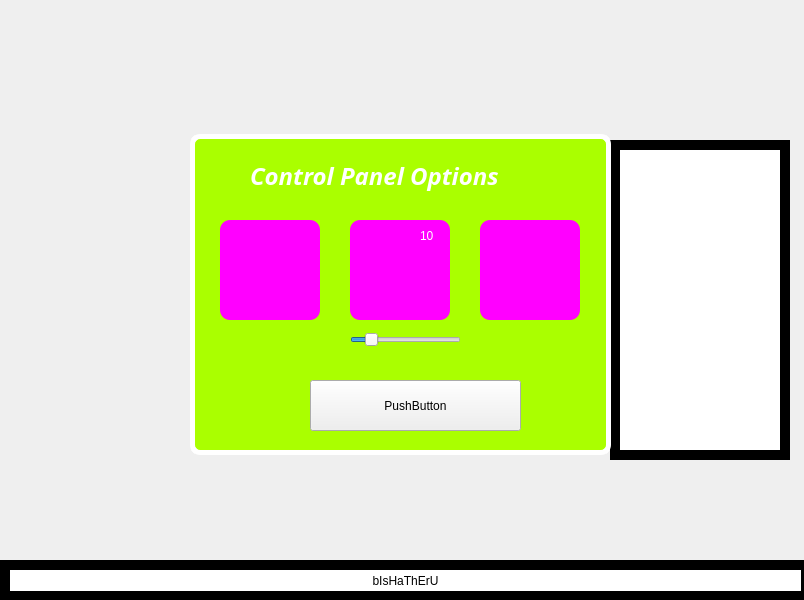
<?xml version="1.0" encoding="UTF-8"?>
<ui version="4.0">
 <class>MainWindow</class>
 <widget class="QMainWindow" name="MainWindow">
  <property name="geometry">
   <rect>
    <x>0</x>
    <y>0</y>
    <width>804</width>
    <height>600</height>
   </rect>
  </property>
  <property name="windowTitle">
   <string>MainWindow</string>
  </property>
  <widget class="QWidget" name="centralwidget">
   <widget class="QLabel" name="label">
    <property name="geometry">
     <rect>
      <x>0</x>
      <y>0</y>
      <width>800</width>
      <height>600</height>
     </rect>
    </property>
    <property name="text">
     <string/>
    </property>
    <property name="pixmap">
     <pixmap>resources/background.jpg</pixmap>
    </property>
    <property name="scaledContents">
     <bool>true</bool>
    </property>
   </widget>
   <widget class="QPushButton" name="MONITORING">
    <property name="geometry">
     <rect>
      <x>220</x>
      <y>220</y>
      <width>100</width>
      <height>100</height>
     </rect>
    </property>
    <property name="autoFillBackground">
     <bool>false</bool>
    </property>
    <property name="styleSheet">
     <string notr="true">QPushButton#MONITORING{
	background-color: rgb(255, 0, 255);
	border-radius: 10px;

} 

QPushButton#MONITORING:hover{
	background-color: rgb(0, 255, 0);
	

} </string>
    </property>
    <property name="text">
     <string/>
    </property>
    <property name="icon">
     <iconset>
      <normaloff>resources/icons/away22.png</normaloff>resources/icons/away22.png</iconset>
    </property>
    <property name="iconSize">
     <size>
      <width>60</width>
      <height>60</height>
     </size>
    </property>
    <property name="checkable">
     <bool>false</bool>
    </property>
    <property name="autoRepeat">
     <bool>true</bool>
    </property>
    <property name="autoExclusive">
     <bool>false</bool>
    </property>
    <property name="autoDefault">
     <bool>true</bool>
    </property>
    <property name="default">
     <bool>true</bool>
    </property>
    <property name="flat">
     <bool>true</bool>
    </property>
   </widget>
   <widget class="QPushButton" name="VOLUME">
    <property name="geometry">
     <rect>
      <x>350</x>
      <y>220</y>
      <width>100</width>
      <height>100</height>
     </rect>
    </property>
    <property name="styleSheet">
     <string notr="true">QPushButton#VOLUME{
	background-color: rgb(255, 0, 255);
	border-radius: 10px;
} 

QPushButton#VOLUME:hover{
	background-color: rgb(0, 255, 0);
	
} </string>
    </property>
    <property name="text">
     <string/>
    </property>
    <property name="icon">
     <iconset>
      <normaloff>resources/icons/volume.png</normaloff>resources/icons/volume.png</iconset>
    </property>
    <property name="iconSize">
     <size>
      <width>60</width>
      <height>60</height>
     </size>
    </property>
   </widget>
   <widget class="QPushButton" name="EXIT">
    <property name="geometry">
     <rect>
      <x>480</x>
      <y>220</y>
      <width>100</width>
      <height>100</height>
     </rect>
    </property>
    <property name="styleSheet">
     <string notr="true">QPushButton#EXIT{
	background-color: rgb(255, 0, 255);
	border-radius: 10px;
} 

QPushButton#EXIT:hover{
	background-color: rgb(0, 255, 0);
	
} </string>
    </property>
    <property name="text">
     <string/>
    </property>
    <property name="icon">
     <iconset>
      <normaloff>resources/icons/button_cancel.png</normaloff>resources/icons/button_cancel.png</iconset>
    </property>
    <property name="iconSize">
     <size>
      <width>60</width>
      <height>60</height>
     </size>
    </property>
   </widget>
   <widget class="QSlider" name="horizontalSlider">
    <property name="geometry">
     <rect>
      <x>120</x>
      <y>570</y>
      <width>84</width>
      <height>15</height>
     </rect>
    </property>
    <property name="minimum">
     <number>1</number>
    </property>
    <property name="maximum">
     <number>97</number>
    </property>
    <property name="sliderPosition">
     <number>15</number>
    </property>
    <property name="orientation">
     <enum>Qt::Horizontal</enum>
    </property>
   </widget>
   <widget class="QLabel" name="VOLUMELEVEL">
    <property name="geometry">
     <rect>
      <x>420</x>
      <y>220</y>
      <width>41</width>
      <height>31</height>
     </rect>
    </property>
    <property name="styleSheet">
     <string notr="true">color: rgb(255, 255, 255);
font: 14pt bold &quot;MS Shell Dlg 2&quot;;</string>
    </property>
    <property name="text">
     <string>10</string>
    </property>
   </widget>
   <widget class="QLabel" name="label_2">
    <property name="geometry">
     <rect>
      <x>610</x>
      <y>140</y>
      <width>180</width>
      <height>320</height>
     </rect>
    </property>
    <property name="styleSheet">
     <string notr="true">background-color: rgb(255, 255, 255);
border: 10px solid black;</string>
    </property>
    <property name="text">
     <string/>
    </property>
   </widget>
   <widget class="QLabel" name="label_3">
    <property name="geometry">
     <rect>
      <x>0</x>
      <y>560</y>
      <width>811</width>
      <height>41</height>
     </rect>
    </property>
    <property name="styleSheet">
     <string notr="true">background-color: rgb(255, 255, 255);
border: 10px solid black;
text-align: center;</string>
    </property>
    <property name="text">
     <string>bIsHaThErU</string>
    </property>
    <property name="alignment">
     <set>Qt::AlignCenter</set>
    </property>
   </widget>
   <widget class="QLabel" name="label_4">
    <property name="geometry">
     <rect>
      <x>190</x>
      <y>134</y>
      <width>421</width>
      <height>321</height>
     </rect>
    </property>
    <property name="styleSheet">
     <string notr="true">background-color: rgb(170, 255, 0);
border: 5px solid white;
border-radius: 10px</string>
    </property>
    <property name="text">
     <string/>
    </property>
   </widget>
   <widget class="QSlider" name="VOLUMESLIDER">
    <property name="geometry">
     <rect>
      <x>350</x>
      <y>330</y>
      <width>111</width>
      <height>20</height>
     </rect>
    </property>
    <property name="styleSheet">
     <string notr="true">color: rgb(255, 0, 0);</string>
    </property>
    <property name="minimum">
     <number>1</number>
    </property>
    <property name="maximum">
     <number>100</number>
    </property>
    <property name="sliderPosition">
     <number>15</number>
    </property>
    <property name="orientation">
     <enum>Qt::Horizontal</enum>
    </property>
   </widget>
   <widget class="QLabel" name="label_5">
    <property name="geometry">
     <rect>
      <x>250</x>
      <y>150</y>
      <width>311</width>
      <height>51</height>
     </rect>
    </property>
    <property name="font">
     <font>
      <family>Source Code Pro Black</family>
      <pointsize>18</pointsize>
      <weight>75</weight>
      <italic>true</italic>
      <bold>true</bold>
     </font>
    </property>
    <property name="styleSheet">
     <string notr="true">color: rgb(255, 255, 255);</string>
    </property>
    <property name="text">
     <string>Control Panel Options</string>
    </property>
   </widget>
   <widget class="QPushButton" name="VIDEOPLAYERBUTTON">
    <property name="geometry">
     <rect>
      <x>310</x>
      <y>380</y>
      <width>211</width>
      <height>51</height>
     </rect>
    </property>
    <property name="text">
     <string>PushButton</string>
    </property>
   </widget>
   <zorder>label</zorder>
   <zorder>horizontalSlider</zorder>
   <zorder>label_2</zorder>
   <zorder>label_3</zorder>
   <zorder>label_4</zorder>
   <zorder>MONITORING</zorder>
   <zorder>VOLUME</zorder>
   <zorder>EXIT</zorder>
   <zorder>VOLUMELEVEL</zorder>
   <zorder>VOLUMESLIDER</zorder>
   <zorder>label_5</zorder>
   <zorder>VIDEOPLAYERBUTTON</zorder>
  </widget>
 </widget>
 <resources/>
 <connections/>
</ui>
